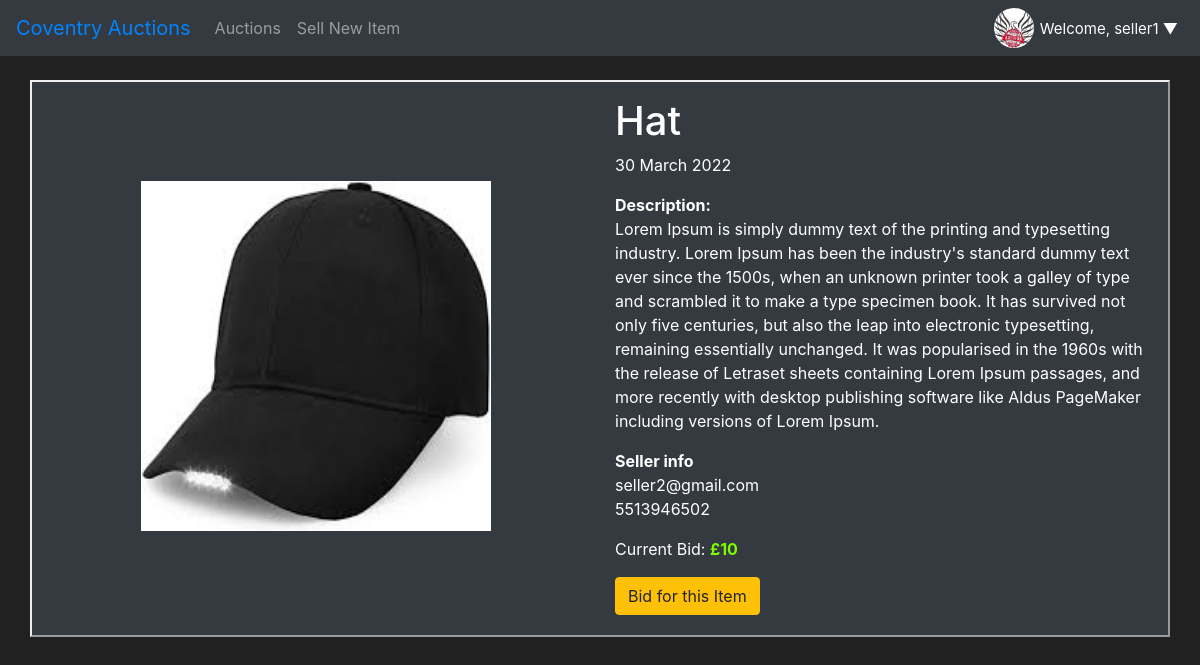
The page /item/5 (signed in) on the database its author committed.
### auction/models.py (models this page shows, shortened)
class User(db.Model, UserMixin):
    id = db.Column(db.Integer(), primary_key=True)
    username = db.Column(db.String(length=30), nullable=False, unique=True)
    email_address = db.Column(db.String(length=50), nullable=False, unique=True)
    phone_number = db.Column(db.String(), nullable=False, unique=True)
    password_hash = db.Column(db.String(length=60), nullable=False)
    items = db.relationship('Item', backref='owned_user', lazy=True)
    @property
    def password(self):
        return self.password

class Item(db.Model):
    id = db.Column(db.Integer(), primary_key=True)
    name = db.Column(db.String(length=30), nullable=False)
    start_price = db.Column(db.Integer(), nullable=False)
    description = db.Column(db.String(length=1024), nullable=False)
    image = db.Column(db.String(20), nullable=False, unique=True, default='default.jpg')
    owner = db.Column(db.Integer(), db.ForeignKey('user.id'))
    seller = db.Column(db.String(20))
    date_created = db.Column(db.DateTime)
    show_date = db.Column(db.String(10))
    duration = db.Column(db.Integer(), default=1)
    curr_bid = db.Column(db.Integer(), nullable=False)
    last_bidder = db.Column(db.Integer(), default=None)
    highest_bidder_id = db.Column(db.Integer(), default=None)
    item_sold = db.Column(db.Boolean(), default=False)

### auction/routes.py (the view)
@app.route("/item/<int:item_id>", methods=["GET", "POST"])
@login_required
def item_page(item_id):
    item = Item.query.filter_by(id=item_id).first()                         #import de item information
    user = User.query.filter_by(username=item.seller).first()               #import de user information that corresponds to the item seller
    return render_template('item.html', item=item, user=user)

### auction/models.py (called while the page is built)
@login_manager.user_loader
def load_user(user_id):
    return User.query.get(int(user_id))

### auction/templates/item.html (shortened to what this page needs)
{% extends 'base.html' %} {% block title %} {{item.name}} {% endblock %} {% block
content %}
<section id="services" class="services section-bg" style="padding-top: 2%"">
    <div class="container" style="border-width: 1px; background-color: #343A40; padding-top: 15px; padding-bottom: 20px; border-style: outset; border-width: 2px;">
        <div class="row row-sm">
            <div class="col-md-6 _boxzoom" style="text-align: center; margin: auto">
                <div class="_product-images">
                    <img class="my_img" src="{{ url_for('static', filename='images/')}}{{item.image}}" width="350" height="350">
                </div>
            </div>
            <div class="col-md-6">
                <div class="_product-detail-content">
                    <h1>{{ item.name }}</h1>
                    <div class="_p-price-box">
                        <div class="p-list">
                            <span class="price">{{ item.show_date }}</span>
                        </div>
                        <div class="description">
                            <strong> Description: </strong><br>
                            {{ item.description }}
                        </div>
                        <div class="seller-info">
                            <strong>Seller info</strong><br>
                            {{ user.email_address }}<br>
                            {{ user.phone_number }}
                        </div>
                        <span>Current Bid: <strong style="color: lawngreen;">£{{ item.curr_bid }}</strong> </span><p></p>
                        {% if item.seller == current_user.username %}
                            <button class="btn-theme btn btn-dark" disabled>You are selling this item</button>
                        {% elif item.owner == current_user.id %}
                            <button class="btn-theme btn btn-dark" disabled>You own this item</button>
                        {% elif item.highest_bidder_id == current_user.id %}
                            <button class="btn-theme btn btn-dark" disabled>You have the highest bid</button>
                        {% else %}
                            <a href="{{ url_for('bid_page', item_id=item.id) }}">
                            <button class="btn-theme btn btn-warning">Bid for this Item</button>
                            </a>
                        {% endif %}
                    </div>
                </div>
            </div>
        </div>
    </div>
</section>
{% endblock %}

### auction/templates/base.html (shortened to what this page needs)
<!DOCTYPE html>
<html lang="en">
<head>
    <link rel="stylesheet" href="https://cdn.jsdelivr.net/npm/bootstrap@4.5.3/dist/css/bootstrap.min.css"
 />
</head>
<body>
    <nav class="navbar navbar-expand-md navbar-dark bg-dark">
        <a class="navbar-brand" href="{{ url_for('auction_page') }}" style="color: rgb(0, 132, 255)">Coventry
            Auctions</a>
        <div class="collapse navbar-collapse" id="navbarNav">
            <ul class="navbar-nav mr-auto">
                <li class="nav-item">
                    <a class="nav-link" href="{{ url_for('auction_page') }}">Auctions</a>
                </li>
                <li class="nav-item mr-auto">
                    <a class="nav-link" href="{{ url_for('sellitem_page') }}">Sell New Item</a>
                </li>
            </ul>
            {% if current_user.is_authenticated %}
            <ul class="navbar-nav">
                <li class="nav-item">
                        <img src="static\images\CovUniAuction.png"
                            width="40" height="40" class="rounded-circle">
                </li>
                <li class="nav-item nav-item-user">
                    <div class="dropdown">
                        <button class="dropbtn">Welcome, {{ current_user.username }} <span
                                class="arrow">&#9660;</span></button>
                    </div>
                </li>
            </ul>
            {% endif %}
        </div>
    </nav>
     {% block content %} {% endblock %}
</body>
</html>

### auction/templates/base.html (style rules this page uses)
body { background-color: #212121; color: white; }
.dropbtn { background-color: #343A40; color: white; font-size: 15px; border: none; }
.nav-item-user { padding-top: 4%; }
.dropdown { position: relative; display: inline-block; }

### rows shown on the page
User: username "seller1"
Item: image (picture), name "Hat", show_date "30 March 2022", description "Lorem Ipsum is simply dummy text of the printing and typesetting industry. Lorem Ipsum has been the industry's standard dummy text ever since the 1500s, when an unknown printer took a galley of type and scrambled it to make a type specimen book. It has survived not only five centuries, but also the leap into electronic typesetting, remaining essentially unchanged. It was popularised in the 1960s with the release of Letraset sheets containing Lorem Ipsum passages, and more recently with desktop publishing software like Aldus PageMaker including versions of Lorem Ipsum.", curr_bid "10"
User: email_address "seller2@gmail.com", phone_number "5513946502"
